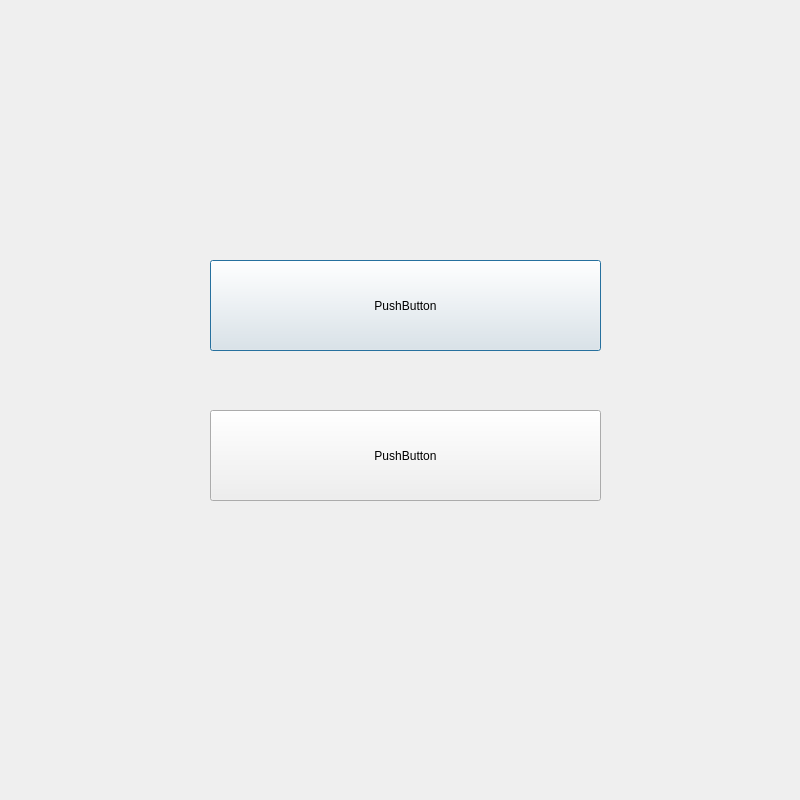
<?xml version="1.0" encoding="UTF-8"?>
<ui version="4.0">
 <class>Dialog</class>
 <widget class="QDialog" name="Dialog">
  <property name="geometry">
   <rect>
    <x>0</x>
    <y>0</y>
    <width>800</width>
    <height>800</height>
   </rect>
  </property>
  <property name="windowTitle">
   <string>Dialog</string>
  </property>
  <widget class="QPushButton" name="pushButton">
   <property name="geometry">
    <rect>
     <x>210</x>
     <y>260</y>
     <width>391</width>
     <height>91</height>
    </rect>
   </property>
   <property name="text">
    <string>PushButton</string>
   </property>
  </widget>
  <widget class="QPushButton" name="pushButton_2">
   <property name="geometry">
    <rect>
     <x>210</x>
     <y>410</y>
     <width>391</width>
     <height>91</height>
    </rect>
   </property>
   <property name="text">
    <string>PushButton</string>
   </property>
  </widget>
 </widget>
 <resources/>
 <connections/>
</ui>
